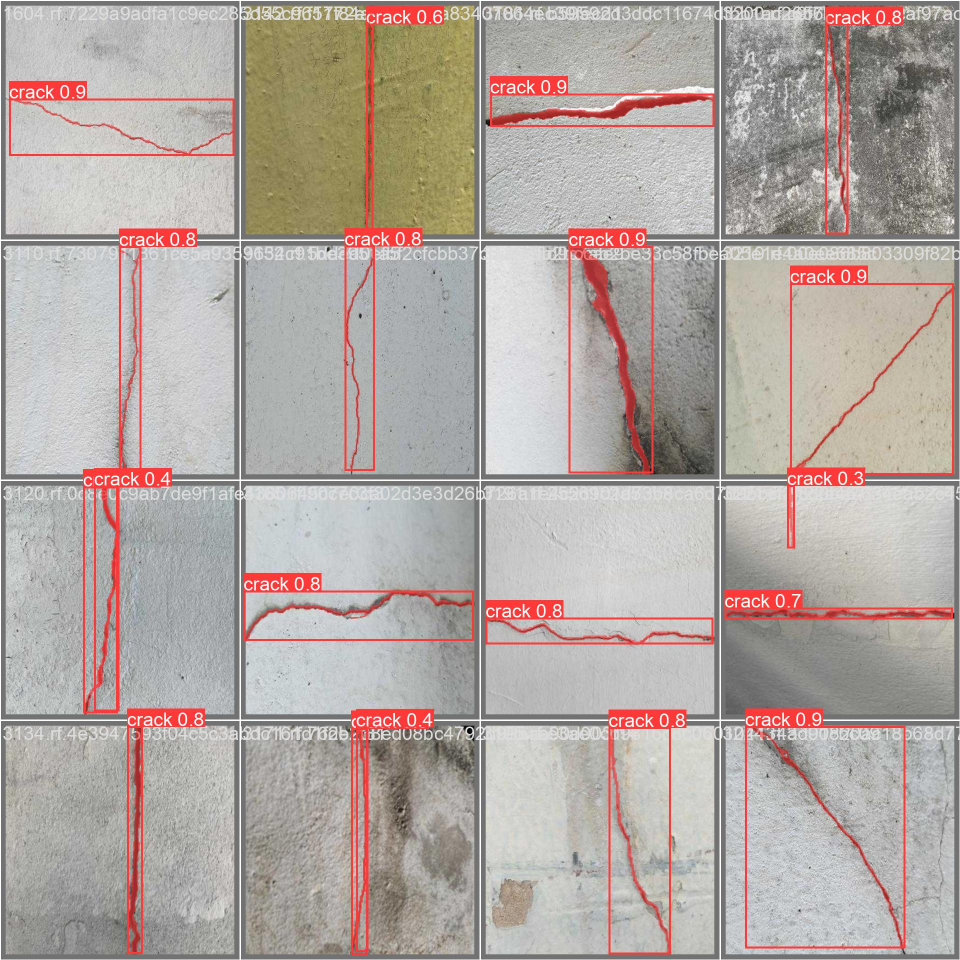
#> input picture runs/test/val/val_batch0_pred.jpg, 1920 x 1920 px, given in place of video.mp4, which was not available (shown at 1/2 size)
$ python detect_cracks.py
#> lines starting #> are read from the running program, lines starting #| are printed output that depends on the picture; after the words box and inside, x2 and y2 are one past the last pixel; in counts of white or black regions, pixels touching at a corner belong together; pictures that were not available may be replaced by others from this repository, and a replacement may not be noted
### Custom_Pkg/Detector.py
#!/usr/bin/env python3
# -*- coding: utf-8 -*-
"""
Created on Sat Feb  3 23:40:07 2024

@author: sepehr
"""

import cv2
from ultralytics import YOLO
import threading
from queue import Queue, Full, Empty
import numpy as np

#class to handle video processing

class VideoProcessor:

    #initializer method, constructor
    def __init__( self, video_path ):

#> (key q is pressed here)
        self.video_path = video_path
        self.cap = cv2.VideoCapture( video_path )

        fps = self.cap.get( cv2.CAP_PROP_FPS )

        #variables used later for determining the delay based on playback speed
        self.normal_speed = int( 1000 / fps )

        self.half_speed = int( 2000 / fps )

        assert self.cap.isOpened(), "Error opening video file."

    #method to release video resources
    def release( self ):

        self.cap.release()

    #method to read frame from the video
    def get_frame( self ):

        ret, frame = self.cap.read()
#> frame is the input picture: shape (1920, 1920, 3); mean B, G, R 162.8, 168, 178.3

        if not ret:

            return None

        return frame

    #method to define output video properties
    def init_video_writer( self, output_path ):

        width = int( self.cap.get( cv2.CAP_PROP_FRAME_WIDTH ) )

        height = int( self.cap.get( cv2.CAP_PROP_FRAME_HEIGHT ) )

        fps = self.cap.get( cv2.CAP_PROP_FPS )

        codec = cv2.VideoWriter_fourcc(*'mp4v')

        return cv2.VideoWriter( output_path, codec, fps, (width, height) )

    # [34 lines left out: function play_video, not called in this run]


#VideoProcessor extended to MLDetector

class MLDetector( VideoProcessor ):

    #Initializer method
    # [47 lines left out: functions __init__, process_video, not called in this run]

#VideoProcessor extended to Canny Detector

class CannyDetector(VideoProcessor):

    def __init__( self, video_path,
                 canny_threshold_low = 75,
                 canny_threshold_high = 175,
                 min_contour_length= 275,
                 blur_size = 7,
                 kernel_size = 3 ):

        super().__init__(video_path)

        #adjustable parameters for Canny edge detection

        self.canny_threshold_low = canny_threshold_low
        self.canny_threshold_high = canny_threshold_high
        self.min_contour_length = min_contour_length
        self.blur_size =  self.make_odd(blur_size)
        self.kernel_size = self.make_odd(kernel_size)

    #ensure value is always odd
    def make_odd( self, value ):

        return value if value % 2 != 0 else value + 1

    def detect_cracks( self, frame ):

        if frame is None:
            return None

        #convert to grayscale

        gray = cv2.cvtColor( frame, cv2.COLOR_BGR2GRAY )
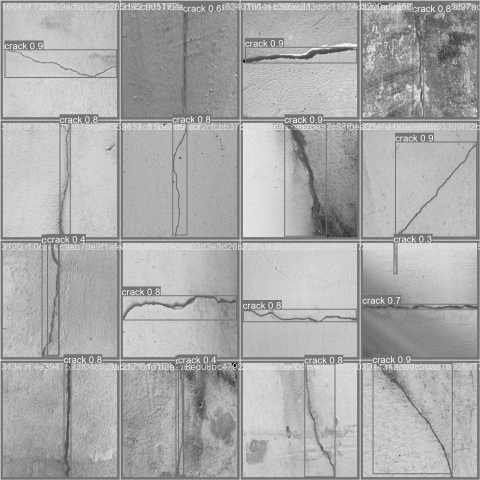
#> gray: shape (1920, 1920) (shown at 1/4 size); min 0, max 255, mean 170.5

        #apply a Gaussian blur

        blurred = cv2.GaussianBlur( gray, ( self.blur_size, self.blur_size ), 0 )

        #apply Canny edge detection with dynamic thresholds
        edges = cv2.Canny( blurred,
                           self.canny_threshold_low,
                           self.canny_threshold_high )
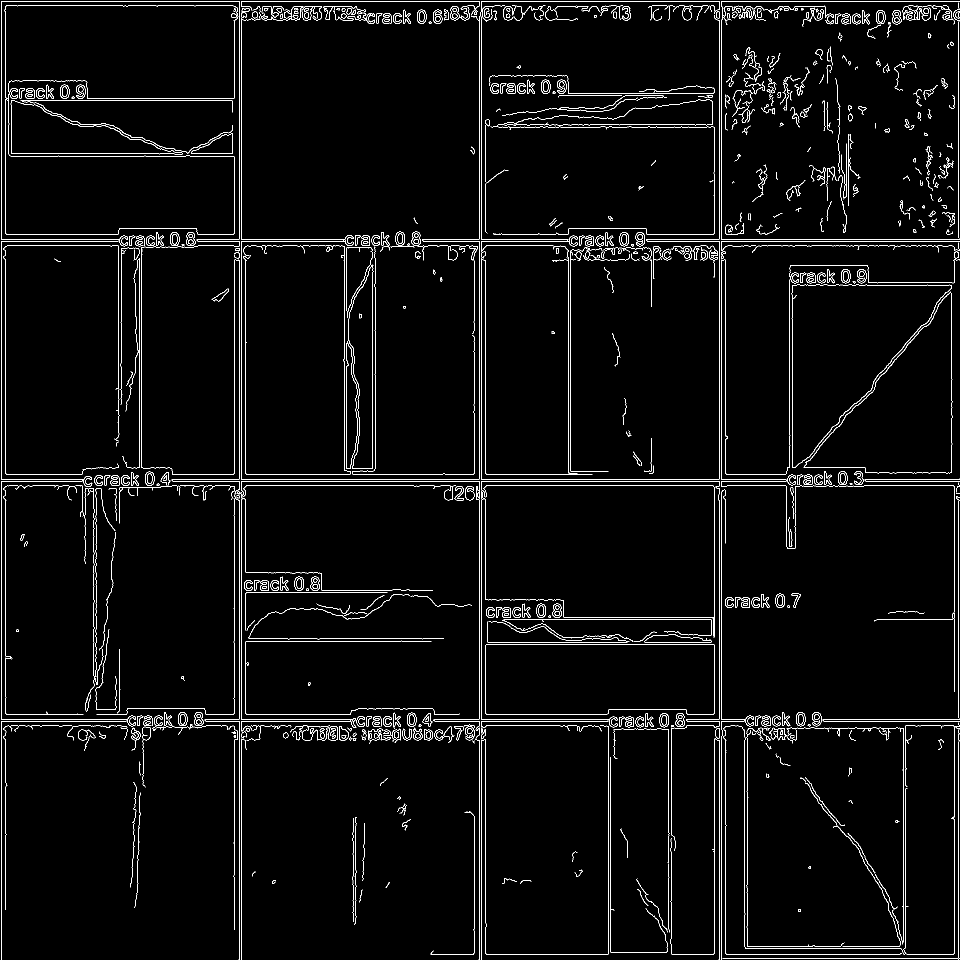
#> edges: shape (1920, 1920) (shown at 1/2 size); 3% white in thin lines or dots

        """Apply morphological closure. Source :
        https://docs.opencv.org/4.x/d9/d61/tutorial_py_morphological_ops.html
        Closure is useful for removing noise"""

        kernel = np.ones((self.kernel_size, self.kernel_size), np.uint8)

        closure = cv2.morphologyEx( edges, cv2.MORPH_CLOSE, kernel )
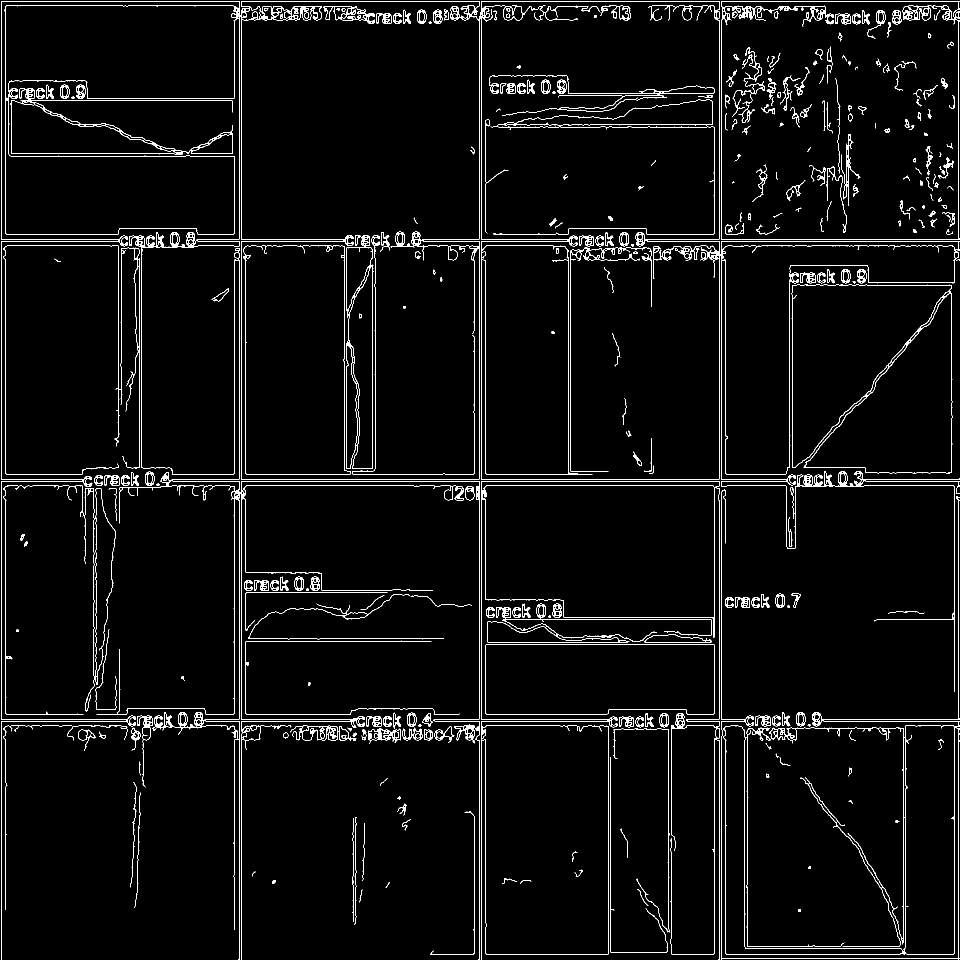
#> closure: shape (1920, 1920) (shown at 1/2 size); 3.4% white in thin lines or dots

        #find contours based on edges

        contours, _ = cv2.findContours( closure, cv2.RETR_EXTERNAL,
                                       cv2.CHAIN_APPROX_SIMPLE )
#> contours = 134 contours, 39 with area under 20; largest, box (x1, y1, x2, y2) and area: (2, 2, 1920, 1920) 1150518, (1442, 2, 1920, 479) 226013, (962, 962, 1439, 1920) 120518, (1583, 569, 1905, 947) 117098, (1442, 979, 1920, 1920) 68422

        #filter contours based on length

        long_contours = [contour for contour in contours
                         if cv2.arcLength(contour, True) > self.min_contour_length]
#> long_contours = 28 contours, 3 with area under 20; largest, box (x1, y1, x2, y2) and area: (2, 2, 1920, 1920) 1150518, (1442, 2, 1920, 479) 226013, (962, 962, 1439, 1920) 120518, (1583, 569, 1905, 947) 117098, (1442, 979, 1920, 1920) 68422

        #drawing contours on the original frame

        cv2.drawContours(frame, long_contours, -1, (0, 255, 0), 2)

        return frame

    #process Canny Edge output video
    def process_video( self, output_path ):

        out = self.init_video_writer(output_path)

        while self.cap.isOpened():

            frame = self.get_frame()

            if frame is not None:

                annotated_frame = self.detect_cracks(frame)

                if annotated_frame is None or annotated_frame.size == 0:
                    print("Annotated frame is empty or None.")
                    continue

                out.write(annotated_frame)
            else:
                break

        self.release()
        out.release()
        cv2.destroyAllWindows()


"""
CannyRealTime, is for real-time modification of processed frames.
By utilizing multithreading and queues, I separated the task of reading and
processing video frames from the main thread, which is responsible for
displaying the processed frames. I introduced interactivity to adjust values.
"""

#Source: https://superfastpython.com/thread-queue/

#CannyDetector extends to CannyRealTime

class CannyRealTime(CannyDetector):

    def __init__(self, video_path):

        super().__init__(video_path)

        #queue for thread communication

        self.frame_queue = Queue(10)

        #initializing thread control

        self.read_thread = None
        self.stop_thread = False
        self.no_more_frames = False


    #reads frames in a separate thread processing them for crack detection
    def frame_reader( self ):

        while not self.stop_thread:

            frame = self.get_frame()

            if frame is None:

                self.no_more_frames = True

                break

            processed_frame = self.detect_cracks( frame )

            #putting processed frame into queue

            try:

                self.frame_queue.put( processed_frame, timeout=1 )

            except Full:

                print("Queue is full, skipping this frame.")

        print("Frame_reader thread has exited.")


    #play video with processed frame
    #also method overriding
    def play_video( self, half_speed=False ):

        #create trackbars
        self.create_trackbars()

        #reset thread control flag
        self.stop_thread = False

        #start the frame reader thread
        self.read_thread = threading.Thread( target=self.frame_reader )
        self.read_thread.start()

        #the display loop
        while not self.no_more_frames:

            try:
                #retrieve processed frame from the queue
                processed_frame = self.frame_queue.get( timeout=1 )

            except Empty:
                #if the queue is empty, wait briefly and continue the loop
                cv2.waitKey(20) #for GUI events
                continue

            #dynamically adjust trackbar
            self.update_trackbar_values(processed_frame)

            delay = self.half_speed if half_speed else self.normal_speed

            if cv2.waitKey(delay) & 0xFF == ord('q'):
                self.stop_thread = True
                break

        self.clean_up()

    #terminate threads and release resources
    def clean_up(self):

        print( "Initiating clean up..." )

        #setting the flag to signal frame_reader thread to stop
        self.stop_thread = True

        #check if frame_reader thread is still running
        if self.read_thread is not None:

            print( "Waiting for read thread to join..." )

            self.read_thread.join( timeout=2 )

            if self.read_thread.is_alive():

                print( "Warning! Read thread not terminated." )

        self.release()

        cv2.destroyAllWindows()

        print( "Clean up completed." )

    #interactive threshold adjustments

    #Source: https://docs.opencv.org/4.9.0/d7/dfc/group__highgui.html

    def create_trackbars(self):

        cv2.namedWindow( 'Processed Frame' )

        cv2.createTrackbar( 'Canny Thresh Low', 'Processed Frame',
                            self.canny_threshold_low, 500, self.nothing )

        cv2.createTrackbar( 'Canny Thresh High', 'Processed Frame',
                            self.canny_threshold_high, 500, self.nothing )

        cv2.createTrackbar( 'Min Contour Length', 'Processed Frame',
                            self.min_contour_length, 500, self.nothing )

        cv2.createTrackbar( 'Blur Size', 'Processed Frame',
                            self.blur_size, 11, self.nothing )

        cv2.createTrackbar( 'Closure Kern Size', 'Processed Frame',
                            self.kernel_size, 11, self.nothing )

    #update values from trackbars
    def update_trackbar_values( self, processed_frame ):

        cv2.imshow( 'Processed Frame', processed_frame )

        self.canny_threshold_low = cv2.getTrackbarPos( 'Canny Thresh Low',
                                                        'Processed Frame' )

        self.canny_threshold_high = cv2.getTrackbarPos( 'Canny Thresh High',
                                                        'Processed Frame' )

        self.min_countour_area = cv2.getTrackbarPos( 'Min Contour Length',
                                                     'Processed Frame' )

        #update blur & kernel from trackbar & ensure it's always odd & >0
        new_blur_size = cv2.getTrackbarPos( 'Blur Size', 'Processed Frame' )

        self.blur_size = self.make_odd( new_blur_size)

        new_kernel_size = cv2.getTrackbarPos( 'Kernel Size',
                                             'Processed Frame' )

        self.kernel = self.make_odd( new_kernel_size )

    #empty callback function for trackbars
    def nothing( self, x ):

        pass


### detect_cracks.py
#!/usr/bin/env python3
# -*- coding: utf-8 -*-
"""
Created on Sat Feb  3 23:54:37 2024

@author: sepehr
"""

from Custom_Pkg.Detector import VideoProcessor, \
    MLDetector, CannyDetector, CannyRealTime

import time

def main():

    #defining all required paths

    video_path = 'video_input/video.mp4'
    model_path = 'runs/segment/train/weights/best.pt'
    output_path_ML = 'video_output/output_ML.mp4'
    output_path_Canny = 'video_output/output_canny.mp4'

    #create instance of Canny detector

    canny_real_time = CannyRealTime( video_path )

    #interactive tuning

    canny_real_time.play_video( half_speed = False )

    time.sleep(2)

    #process the video with Canny detector and determined parameters

    canny_process = CannyDetector( video_path ,
                                   canny_threshold_low = 75,
                                   canny_threshold_high = 175,
                                   min_contour_length= 275,
                                   blur_size = 7,
                                   kernel_size = 3 )

    canny_process.process_video( output_path_Canny )

    time.sleep(2)

    #create instance of ML detector

    ml_detector = MLDetector( video_path, model_path )

    #process the video with ML detector

    ml_detector.process_video( output_path_ML )

    time.sleep(2)

    #let's view how well YOLO detected cracks

    ml_view = VideoProcessor( output_path_ML )

    ml_view.play_video( half_speed = False )

    time.sleep(2)

    print( "Finished main script." )

if __name__ == "__main__":
    main()

$ run again, on runs/test/val/val_batch1_pred.jpg
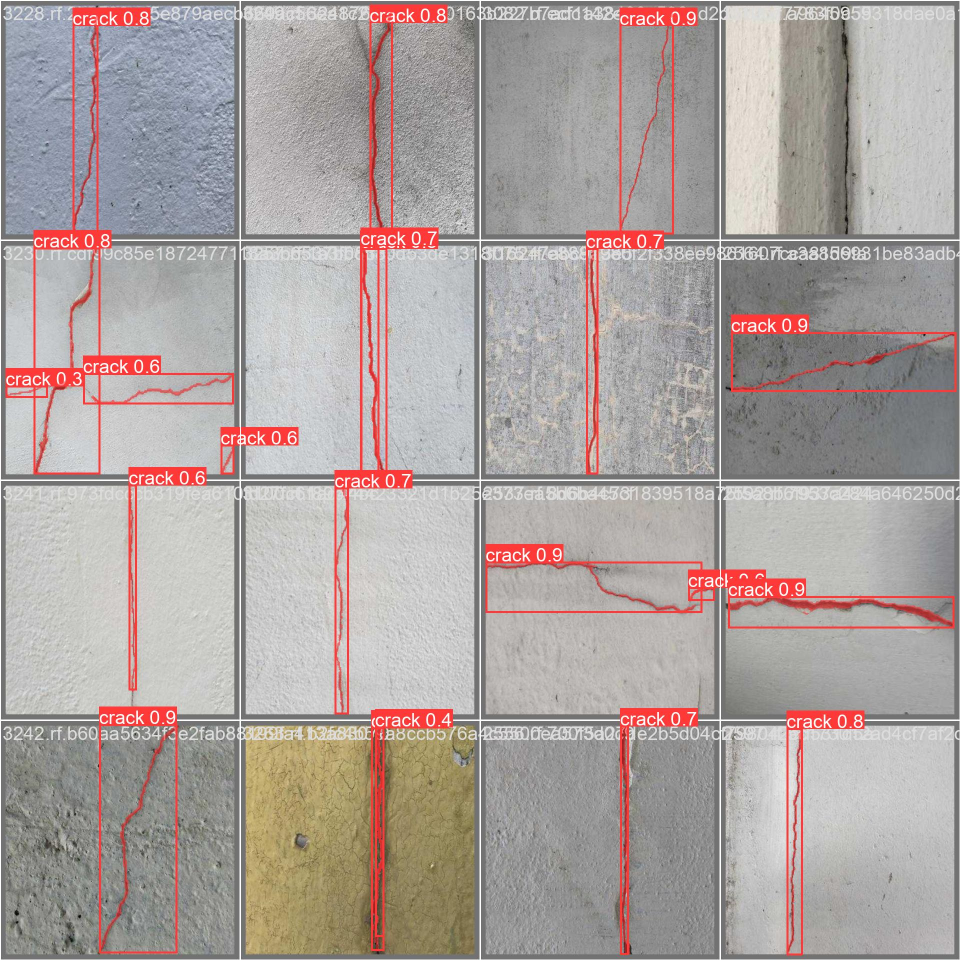
#> input picture runs/test/val/val_batch1_pred.jpg, 1920 x 1920 px, given in place of video.mp4, which was not available (shown at 1/2 size)
#> in get_frame, frame is the input picture: shape (1920, 1920, 3); mean B, G, R 159.4, 162.1, 171.9
#> in detect_cracks, `edges = cv2.Canny( blurred, self.canny_threshold_low, self.canny_thres..`:
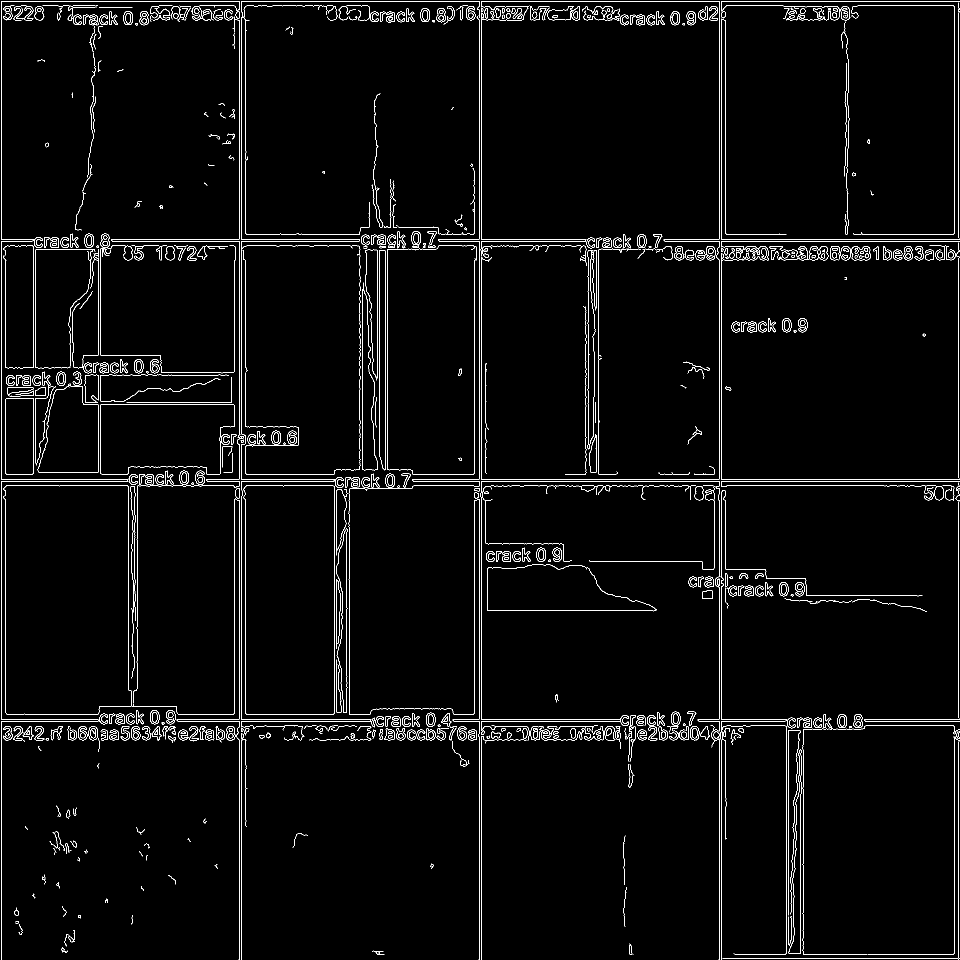
#> edges: shape (1920, 1920) (shown at 1/2 size); 2.7% white in thin lines or dots
#> in detect_cracks, `closure = cv2.morphologyEx( edges, cv2.MORPH_CLOSE, kernel )`:
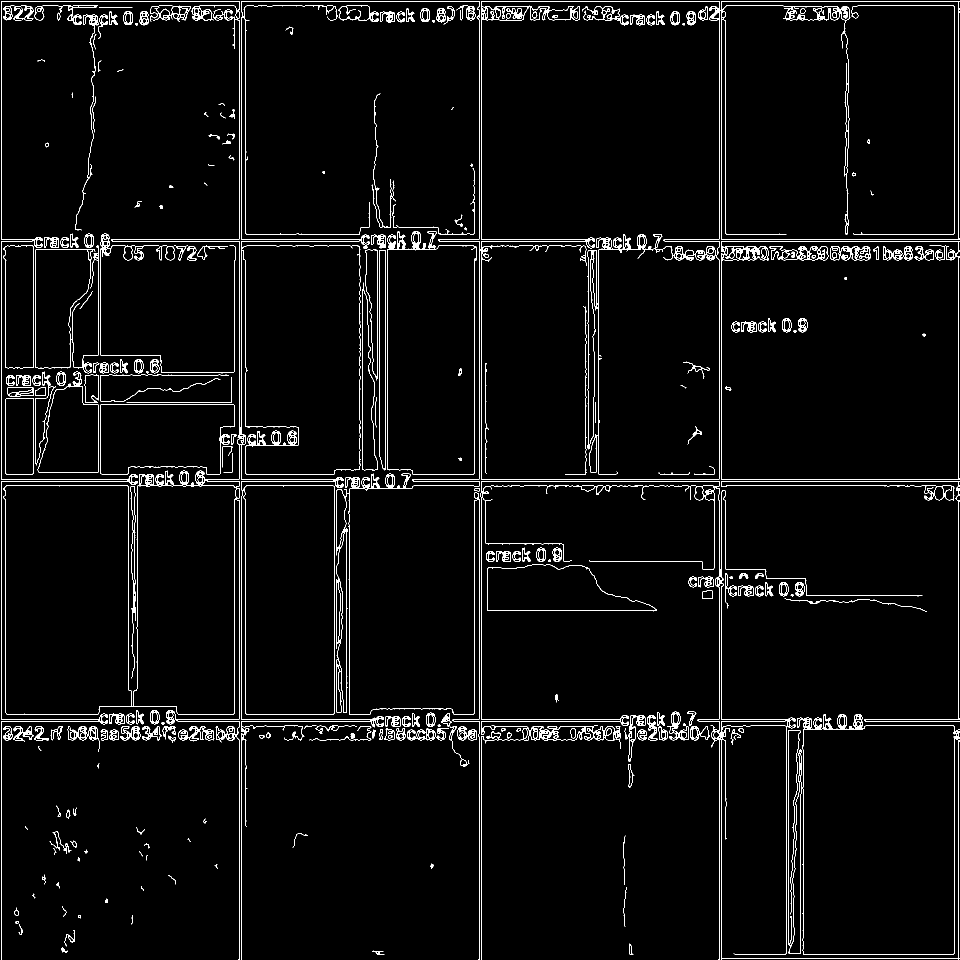
#> closure: shape (1920, 1920) (shown at 1/2 size); 3.1% white in thin lines or dots
#> contours = 212 contours, 57 with area under 20; largest, box (x1, y1, x2, y2) and area: (2, 2, 1920, 1920) 978450, (1442, 482, 1920, 959) 226059, (961, 962, 1920, 1920) 158614, (774, 462, 954, 949) 79548, (201, 808, 469, 949) 32402
#> long_contours = 33 contours, 1 with area under 20; largest, box (x1, y1, x2, y2) and area: (2, 2, 1920, 1920) 978450, (1442, 482, 1920, 959) 226059, (961, 962, 1920, 1920) 158614, (774, 462, 954, 949) 79548, (201, 808, 469, 949) 32402
